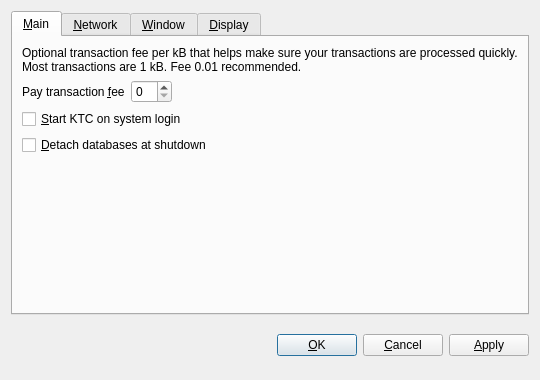
<?xml version="1.0" encoding="UTF-8"?>
<ui version="4.0">
 <class>OptionsDialog</class>
 <widget class="QDialog" name="OptionsDialog">
  <property name="geometry">
   <rect>
    <x>0</x>
    <y>0</y>
    <width>540</width>
    <height>380</height>
   </rect>
  </property>
  <property name="windowTitle">
   <string>Options</string>
  </property>
  <property name="modal">
   <bool>true</bool>
  </property>
  <layout class="QVBoxLayout" name="verticalLayout">
   <item>
    <widget class="QTabWidget" name="tabWidget">
     <property name="tabPosition">
      <enum>QTabWidget::North</enum>
     </property>
     <property name="currentIndex">
      <number>0</number>
     </property>
     <widget class="QWidget" name="tabMain">
      <attribute name="title">
       <string>&amp;Main</string>
      </attribute>
      <layout class="QVBoxLayout" name="verticalLayout_Main">
       <item>
        <widget class="QLabel" name="transactionFeeInfoLabel">
         <property name="text">
          <string>Optional transaction fee per kB that helps make sure your transactions are processed quickly. Most transactions are 1 kB. Fee 0.01 recommended.</string>
         </property>
         <property name="textFormat">
          <enum>Qt::PlainText</enum>
         </property>
         <property name="wordWrap">
          <bool>true</bool>
         </property>
        </widget>
       </item>
       <item>
        <layout class="QHBoxLayout" name="horizontalLayout_Main">
         <item>
          <widget class="QLabel" name="transactionFeeLabel">
           <property name="text">
            <string>Pay transaction &amp;fee</string>
           </property>
           <property name="textFormat">
            <enum>Qt::PlainText</enum>
           </property>
           <property name="buddy">
            <cstring>transactionFee</cstring>
           </property>
          </widget>
         </item>
         <item>
          <widget class="BitcoinAmountField" name="transactionFee"/>
         </item>
         <item>
          <spacer name="horizontalSpacer_Main">
           <property name="orientation">
            <enum>Qt::Horizontal</enum>
           </property>
           <property name="sizeHint" stdset="0">
            <size>
             <width>40</width>
             <height>20</height>
            </size>
           </property>
          </spacer>
         </item>
        </layout>
       </item>
       <item>
        <widget class="QCheckBox" name="bitcoinAtStartup">
         <property name="toolTip">
          <string>Automatically start KTC after logging in to the system.</string>
         </property>
         <property name="text">
          <string>&amp;Start KTC on system login</string>
         </property>
        </widget>
       </item>
       <item>
        <widget class="QCheckBox" name="detachDatabases">
         <property name="toolTip">
          <string>Detach block and address databases at shutdown. This means they can be moved to another data directory, but it slows down shutdown. The wallet is always detached.</string>
         </property>
         <property name="text">
          <string>&amp;Detach databases at shutdown</string>
         </property>
        </widget>
       </item>
       <item>
        <spacer name="verticalSpacer_Main">
         <property name="orientation">
          <enum>Qt::Vertical</enum>
         </property>
         <property name="sizeHint" stdset="0">
          <size>
           <width>20</width>
           <height>40</height>
          </size>
         </property>
        </spacer>
       </item>
      </layout>
     </widget>
     <widget class="QWidget" name="tabNetwork">
      <attribute name="title">
       <string>&amp;Network</string>
      </attribute>
      <layout class="QVBoxLayout" name="verticalLayout_Network">
       <item>
        <widget class="QCheckBox" name="mapPortUpnp">
         <property name="toolTip">
          <string>Automatically open the KTC client port on the router. This only works when your router supports UPnP and it is enabled.</string>
         </property>
         <property name="text">
          <string>Map port using &amp;UPnP</string>
         </property>
        </widget>
       </item>
       <item>
        <widget class="QCheckBox" name="connectSocks">
         <property name="toolTip">
          <string>Connect to the KTC network through a SOCKS proxy (e.g. when connecting through Tor).</string>
         </property>
         <property name="text">
          <string>&amp;Connect through SOCKS proxy:</string>
         </property>
        </widget>
       </item>
       <item>
        <layout class="QHBoxLayout" name="horizontalLayout_Network">
         <item>
          <widget class="QLabel" name="proxyIpLabel">
           <property name="text">
            <string>Proxy &amp;IP:</string>
           </property>
           <property name="textFormat">
            <enum>Qt::PlainText</enum>
           </property>
           <property name="buddy">
            <cstring>proxyIp</cstring>
           </property>
          </widget>
         </item>
         <item>
          <widget class="QValidatedLineEdit" name="proxyIp">
           <property name="maximumSize">
            <size>
             <width>140</width>
             <height>16777215</height>
            </size>
           </property>
           <property name="toolTip">
            <string>IP address of the proxy (e.g. 127.0.0.1)</string>
           </property>
          </widget>
         </item>
         <item>
          <widget class="QLabel" name="proxyPortLabel">
           <property name="text">
            <string>&amp;Port:</string>
           </property>
           <property name="textFormat">
            <enum>Qt::PlainText</enum>
           </property>
           <property name="buddy">
            <cstring>proxyPort</cstring>
           </property>
          </widget>
         </item>
         <item>
          <widget class="QLineEdit" name="proxyPort">
           <property name="maximumSize">
            <size>
             <width>55</width>
             <height>16777215</height>
            </size>
           </property>
           <property name="toolTip">
            <string>Port of the proxy (e.g. 9050)</string>
           </property>
          </widget>
         </item>
         <item>
          <widget class="QLabel" name="socksVersionLabel">
           <property name="text">
            <string>SOCKS &amp;Version:</string>
           </property>
           <property name="textFormat">
            <enum>Qt::PlainText</enum>
           </property>
           <property name="buddy">
            <cstring>socksVersion</cstring>
           </property>
          </widget>
         </item>
         <item>
          <widget class="QValueComboBox" name="socksVersion">
           <property name="toolTip">
            <string>SOCKS version of the proxy (e.g. 5)</string>
           </property>
          </widget>
         </item>
         <item>
          <spacer name="horizontalSpacer_Network">
           <property name="orientation">
            <enum>Qt::Horizontal</enum>
           </property>
           <property name="sizeHint" stdset="0">
            <size>
             <width>40</width>
             <height>20</height>
            </size>
           </property>
          </spacer>
         </item>
        </layout>
       </item>
       <item>
        <spacer name="verticalSpacer_Network">
         <property name="orientation">
          <enum>Qt::Vertical</enum>
         </property>
         <property name="sizeHint" stdset="0">
          <size>
           <width>20</width>
           <height>40</height>
          </size>
         </property>
        </spacer>
       </item>
      </layout>
     </widget>
     <widget class="QWidget" name="tabWindow">
      <attribute name="title">
       <string>&amp;Window</string>
      </attribute>
      <layout class="QVBoxLayout" name="verticalLayout_Window">
       <item>
        <widget class="QCheckBox" name="minimizeToTray">
         <property name="toolTip">
          <string>Show only a tray icon after minimizing the window.</string>
         </property>
         <property name="text">
          <string>&amp;Minimize to the tray instead of the taskbar</string>
         </property>
        </widget>
       </item>
       <item>
        <widget class="QCheckBox" name="minimizeOnClose">
         <property name="toolTip">
          <string>Minimize instead of exit the application when the window is closed. When this option is enabled, the application will be closed only after selecting Quit in the menu.</string>
         </property>
         <property name="text">
          <string>M&amp;inimize on close</string>
         </property>
        </widget>
       </item>
       <item>
        <spacer name="verticalSpacer_Window">
         <property name="orientation">
          <enum>Qt::Vertical</enum>
         </property>
         <property name="sizeHint" stdset="0">
          <size>
           <width>20</width>
           <height>40</height>
          </size>
         </property>
        </spacer>
       </item>
      </layout>
     </widget>
     <widget class="QWidget" name="tabDisplay">
      <attribute name="title">
       <string>&amp;Display</string>
      </attribute>
      <layout class="QVBoxLayout" name="verticalLayout_Display">
       <item>
        <layout class="QHBoxLayout" name="horizontalLayout_1_Display">
         <item>
          <widget class="QLabel" name="langLabel">
           <property name="text">
            <string>User Interface &amp;language:</string>
           </property>
           <property name="textFormat">
            <enum>Qt::PlainText</enum>
           </property>
           <property name="buddy">
            <cstring>lang</cstring>
           </property>
          </widget>
         </item>
         <item>
          <widget class="QValueComboBox" name="lang">
           <property name="toolTip">
            <string>The user interface language can be set here. This setting will take effect after restarting KTC.</string>
           </property>
          </widget>
         </item>
        </layout>
       </item>
       <item>
        <layout class="QHBoxLayout" name="horizontalLayout_2_Display">
         <item>
          <widget class="QLabel" name="unitLabel">
           <property name="text">
            <string>&amp;Unit to show amounts in:</string>
           </property>
           <property name="textFormat">
            <enum>Qt::PlainText</enum>
           </property>
           <property name="buddy">
            <cstring>unit</cstring>
           </property>
          </widget>
         </item>
         <item>
          <widget class="QValueComboBox" name="unit">
           <property name="toolTip">
            <string>Choose the default subdivision unit to show in the interface and when sending coins.</string>
           </property>
          </widget>
         </item>
        </layout>
       </item>
       <item>
        <widget class="QCheckBox" name="displayAddresses">
         <property name="toolTip">
          <string>Whether to show KTC addresses in the transaction list or not.</string>
         </property>
         <property name="text">
          <string>&amp;Display addresses in transaction list</string>
         </property>
        </widget>
       </item>
       <item>
        <widget class="QCheckBox" name="coinControlFeatures">
         <property name="toolTip">
          <string>Whether to show coin control features or not.</string>
         </property>
         <property name="text">
          <string>Display coin &amp;control features (experts only!)</string>
         </property>
        </widget>
       </item>
       <item>
        <spacer name="verticalSpacer_Display">
         <property name="orientation">
          <enum>Qt::Vertical</enum>
         </property>
         <property name="sizeHint" stdset="0">
          <size>
           <width>20</width>
           <height>40</height>
          </size>
         </property>
        </spacer>
       </item>
      </layout>
     </widget>
    </widget>
   </item>
   <item>
    <layout class="QHBoxLayout" name="horizontalLayout_Buttons">
     <item>
      <spacer name="horizontalSpacer_1">
       <property name="orientation">
        <enum>Qt::Horizontal</enum>
       </property>
       <property name="sizeHint" stdset="0">
        <size>
         <width>40</width>
         <height>48</height>
        </size>
       </property>
      </spacer>
     </item>
     <item>
      <widget class="QLabel" name="statusLabel">
       <property name="font">
        <font>
         <weight>75</weight>
         <bold>true</bold>
        </font>
       </property>
       <property name="text">
        <string/>
       </property>
       <property name="textFormat">
        <enum>Qt::PlainText</enum>
       </property>
       <property name="wordWrap">
        <bool>true</bool>
       </property>
      </widget>
     </item>
     <item>
      <spacer name="horizontalSpacer_2">
       <property name="orientation">
        <enum>Qt::Horizontal</enum>
       </property>
       <property name="sizeHint" stdset="0">
        <size>
         <width>40</width>
         <height>48</height>
        </size>
       </property>
      </spacer>
     </item>
     <item>
      <widget class="QPushButton" name="okButton">
       <property name="text">
        <string>&amp;OK</string>
       </property>
      </widget>
     </item>
     <item>
      <widget class="QPushButton" name="cancelButton">
       <property name="text">
        <string>&amp;Cancel</string>
       </property>
       <property name="autoDefault">
        <bool>false</bool>
       </property>
      </widget>
     </item>
     <item>
      <widget class="QPushButton" name="applyButton">
       <property name="text">
        <string>&amp;Apply</string>
       </property>
       <property name="autoDefault">
        <bool>false</bool>
       </property>
      </widget>
     </item>
    </layout>
   </item>
  </layout>
 </widget>
 <customwidgets>
  <customwidget>
   <class>BitcoinAmountField</class>
   <extends>QSpinBox</extends>
   <header>bitcoinamountfield.h</header>
  </customwidget>
  <customwidget>
   <class>QValueComboBox</class>
   <extends>QComboBox</extends>
   <header>qvaluecombobox.h</header>
  </customwidget>
  <customwidget>
   <class>QValidatedLineEdit</class>
   <extends>QLineEdit</extends>
   <header>qvalidatedlineedit.h</header>
  </customwidget>
 </customwidgets>
 <resources/>
 <connections/>
</ui>
